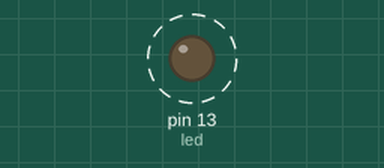
Recording of a sketch running on a simulated Arduino Uno, built with avr-gcc and run on an emulated ATmega328P. Shown: output pins drawn as LEDs (lit = HIGH). Dashed ring = blinking. What the sketch prints to the serial monitor is not drawn.

Above: at 0.1 s.
Timing chart, 0 to 3.0 s (numbered marks = the images above):
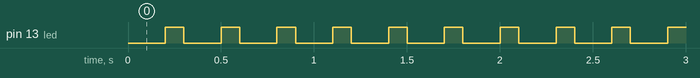

The sketch:

Blink.ino
```cpp
int led = LED_BUILTIN;
void setup() {
  Serial.begin(9600);
  pinMode(led,OUTPUT);//LED_BUILTIN, OUTPUT);
}

void loop() {
  digitalWrite(led, LOW);   // Turn the LED on (Note that LOW is the voltage level
                                    // but actually the LED is on; this is because
                                    // it is acive low on the ESP-01)
  Serial.println(led);
  delay(200);
  digitalWrite(led, HIGH);  // Turn the LED off by making the voltage HIGH
  delay(100);
}
```

Measured:
- by itself, pin 13 (led): alternates HIGH for 0.10 s and LOW for 0.20 s
